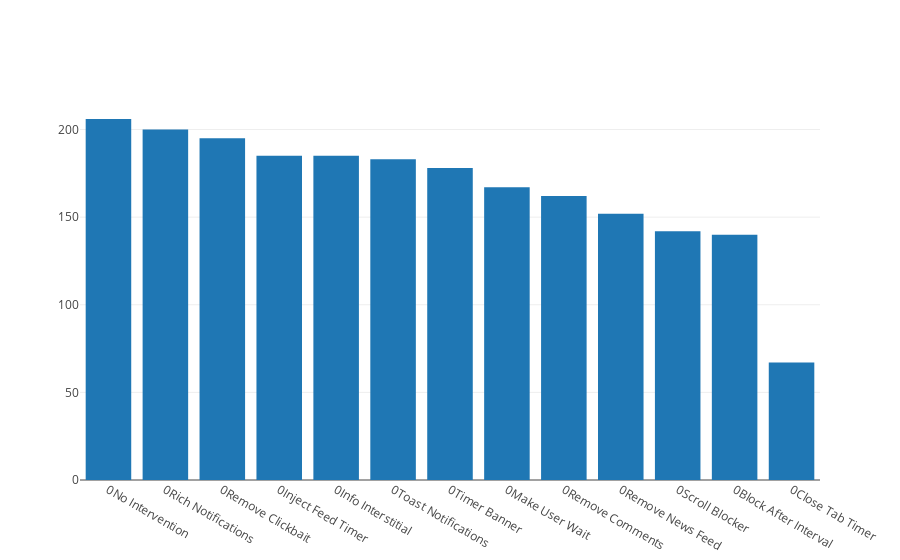

The notebook cell saved with this chart:
### Code cell
plot_dict_as_bar({(str(intervention_difficulties.get(intervention, 0)) + intervention): median_session_length for intervention,median_session_length in intervention_to_median_session_length.items()})

### Figure 1 — Plotly figure (JSON) as saved in the notebook; plotly's stock layout.template omitted (floating-point values rounded to 4 significant figures)
{"data": [{"orientation": "v", "type": "bar", "uid": "2d75ed7d-7de6-4e03-bad0-58efd66ba452", "x": ["0No Intervention", "0Rich Notifications", "0Remove Clickbait", "0Inject Feed Timer", "0Info Interstitial", "0Toast Notifications", "0Timer Banner", "0Make User Wait", "0Remove Comments", "0Remove News Feed", "0Scroll Blocker", "0Block After Interval", "0Close Tab Timer"], "y": [206, 200, 195, 185, 185, 183, 178, 167, 162, 152, 142, 140, 67]}], "layout": {}}
